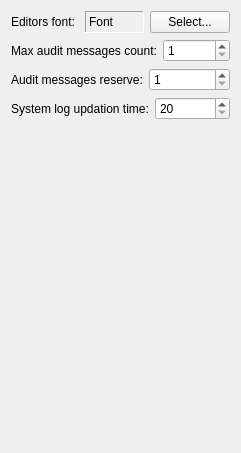
          <widget class="QWidget" name="page">
           <layout class="QVBoxLayout" name="verticalLayout_7">
            <item>
             <layout class="QHBoxLayout" name="horizontalLayout_16">
              <item>
               <widget class="QLabel" name="label_4">
                <property name="text">
                 <string>Editors font: </string>
                </property>
               </widget>
              </item>
              <item>
               <widget class="QLabel" name="editorsFontLB">
                <property name="frameShape">
                 <enum>QFrame::Panel</enum>
                </property>
                <property name="frameShadow">
                 <enum>QFrame::Sunken</enum>
                </property>
                <property name="text">
                 <string>Font</string>
                </property>
               </widget>
              </item>
              <item>
               <widget class="QPushButton" name="pushButton_3">
                <property name="text">
                 <string>Select...</string>
                </property>
               </widget>
              </item>
             </layout>
            </item>
            <item>
             <layout class="QHBoxLayout" name="horizontalLayout_18">
              <item>
               <widget class="QLabel" name="label_6">
                <property name="text">
                 <string>Max audit messages count:</string>
                </property>
               </widget>
              </item>
              <item>
               <widget class="QSpinBox" name="maxAuditMessagesCountSB">
                <property name="minimum">
                 <number>1</number>
                </property>
                <property name="maximum">
                 <number>100000</number>
                </property>
               </widget>
              </item>
             </layout>
            </item>
            <item>
             <layout class="QHBoxLayout" name="horizontalLayout_19">
              <item>
               <widget class="QLabel" name="label_7">
                <property name="text">
                 <string>Audit messages reserve:</string>
                </property>
               </widget>
              </item>
              <item>
               <widget class="QSpinBox" name="auditMessagesReserveSB">
                <property name="minimum">
                 <number>1</number>
                </property>
                <property name="maximum">
                 <number>100000</number>
                </property>
               </widget>
              </item>
             </layout>
            </item>
            <item>
             <layout class="QHBoxLayout" name="horizontalLayout_22">
              <item>
               <widget class="QLabel" name="label">
                <property name="text">
                 <string>System log updation time:</string>
                </property>
               </widget>
              </item>
              <item>
               <widget class="QSpinBox" name="logUpdationTimeSB">
                <property name="minimum">
                 <number>20</number>
                </property>
                <property name="maximum">
                 <number>100000</number>
                </property>
               </widget>
              </item>
             </layout>
            </item>
            <item>
             <spacer name="verticalSpacer_3">
              <property name="orientation">
               <enum>Qt::Vertical</enum>
              </property>
              <property name="sizeHint" stdset="0">
               <size>
                <width>20</width>
                <height>322</height>
               </size>
              </property>
             </spacer>
            </item>
           </layout>
          </widget>
